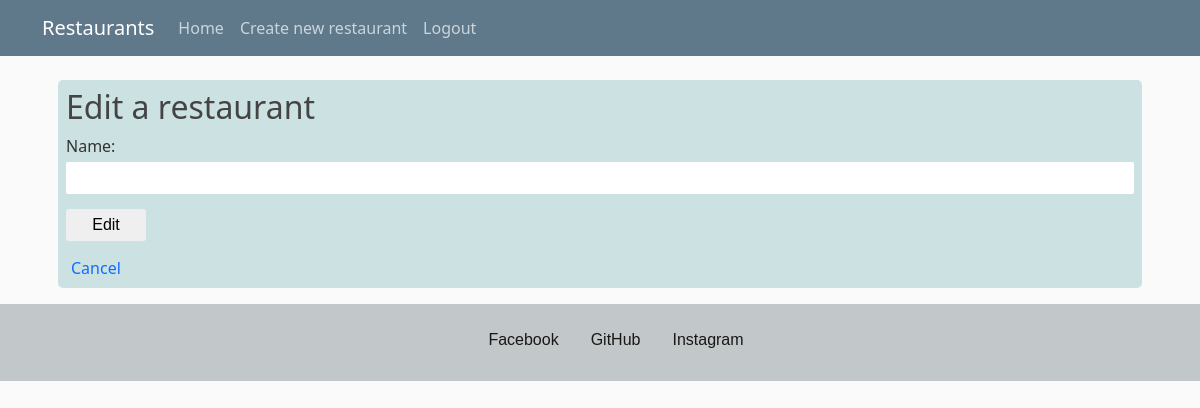
Page /restaurant/12/edit (signed in) on the earlier database version.
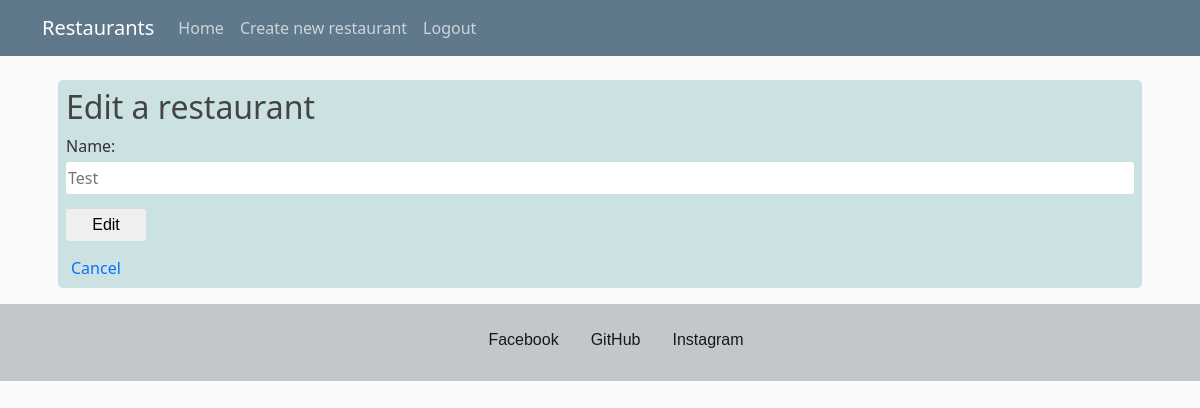
Same page on the later database version.
### restaurant_appf/models.py (models this page shows, shortened)
class Restaurant(db.Model):
    __tablename__ = 'restaurant'
    id = db.Column(db.Integer, primary_key=True)
    name = db.Column(db.String(250), nullable=False)
    user_id = db.Column(db.Integer, db.ForeignKey('user.id'))
    user = db.relationship(User)

### restaurant_appf/routes.py (the view)
@app.route('/restaurant/<int:restaurant_id>/edit', methods=['GET', 'POST'])
@login_required
def edit_restaurant(restaurant_id):
    restaurant = db.session.query(Restaurant).filter_by(id=restaurant_id).first()
    if request.method == 'POST':
        if request.form['restaurant_name']:
            restaurant.name = request.form['restaurant_name']
        db.session.add(restaurant)
        db.session.commit()
        flash('Item edited successfully!', 'success')
        return redirect(url_for('show_restaurants'))
    else:
        return render_template('edit_restaurant.html', restaurant_id=restaurant_id, r=restaurant)

### restaurant_appf/models.py (called while the page is built)
@login_manager.user_loader
def load_user(user_id):
    try:
        return User.query.get(user_id)
    except:
        return None

### restaurant_appf/templates/edit_restaurant.html
{% extends "layout.html" %}
{% block content %}
<div class="main_div">
  <h2>Edit a restaurant</h2>
  <form action="{{ url_for('edit_restaurant', restaurant_id=restaurant_id) }}" method="post">
    <p>Name:</p>
    <input type="text" name="restaurant_name" size="40" placeholder="{{ r.name }}">
    <input type="submit" value="Edit">
  </form>
  <a href="{{ url_for('show_restaurants') }}" class="cancel_button">Cancel</a>
</div>
{% endblock %}

Differences in the rows shown:
added Restaurant: restaurant_name "Test"
